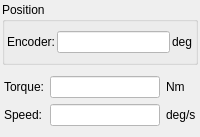
        <widget class="QWidget" name="pageIdle">
         <layout class="QVBoxLayout" name="verticalLayout_3">
          <property name="spacing">
           <number>2</number>
          </property>
          <property name="leftMargin">
           <number>2</number>
          </property>
          <property name="topMargin">
           <number>2</number>
          </property>
          <property name="rightMargin">
           <number>2</number>
          </property>
          <property name="bottomMargin">
           <number>2</number>
          </property>
          <item>
           <widget class="QGroupBox" name="groupBox_4">
            <property name="title">
             <string>Position</string>
            </property>
            <layout class="QVBoxLayout" name="verticalLayout_5">
             <property name="leftMargin">
              <number>2</number>
             </property>
             <property name="rightMargin">
              <number>2</number>
             </property>
             <item>
              <widget class="QWidget" name="widget_1" native="true">
               <layout class="QHBoxLayout" name="horizontalLayout_6">
                <property name="spacing">
                 <number>2</number>
                </property>
                <property name="leftMargin">
                 <number>0</number>
                </property>
                <property name="topMargin">
                 <number>0</number>
                </property>
                <property name="rightMargin">
                 <number>0</number>
                </property>
                <property name="bottomMargin">
                 <number>0</number>
                </property>
                <item>
                 <widget class="QLabel" name="label_7">
                  <property name="text">
                   <string>Encoder:</string>
                  </property>
                 </widget>
                </item>
                <item>
                 <widget class="QLineEdit" name="editIdleCurrentPos">
                  <property name="styleSheet">
                   <string notr="true">background-color: rgb(255, 255, 255);</string>
                  </property>
                  <property name="readOnly">
                   <bool>true</bool>
                  </property>
                 </widget>
                </item>
                <item>
                 <widget class="QLabel" name="label_8">
                  <property name="text">
                   <string>deg</string>
                  </property>
                 </widget>
                </item>
               </layout>
              </widget>
             </item>
            </layout>
           </widget>
          </item>
          <item>
           <widget class="QWidget" name="widget_2" native="true">
            <layout class="QGridLayout" name="gridLayout">
             <property name="leftMargin">
              <number>2</number>
             </property>
             <property name="rightMargin">
              <number>2</number>
             </property>
             <item row="0" column="0">
              <widget class="QLabel" name="label_5">
               <property name="text">
                <string>Torque:</string>
               </property>
              </widget>
             </item>
             <item row="0" column="1">
              <widget class="QLineEdit" name="editIdleTorque">
               <property name="maximumSize">
                <size>
                 <width>16777215</width>
                 <height>16777215</height>
                </size>
               </property>
               <property name="styleSheet">
                <string notr="true">background-color: rgb(255, 255, 255);</string>
               </property>
               <property name="readOnly">
                <bool>true</bool>
               </property>
              </widget>
             </item>
             <item row="0" column="2">
              <widget class="QLabel" name="label_6">
               <property name="text">
                <string>Nm</string>
               </property>
              </widget>
             </item>
             <item row="1" column="0">
              <widget class="QLabel" name="labelSpeed">
               <property name="text">
                <string>Speed:</string>
               </property>
              </widget>
             </item>
             <item row="1" column="1">
              <widget class="QLineEdit" name="editIdleSpeed">
               <property name="maximumSize">
                <size>
                 <width>16777215</width>
                 <height>16777215</height>
                </size>
               </property>
               <property name="styleSheet">
                <string notr="true">background-color: rgb(255, 255, 255);</string>
               </property>
               <property name="readOnly">
                <bool>true</bool>
               </property>
              </widget>
             </item>
             <item row="1" column="2">
              <widget class="QLabel" name="labelSpeed1">
               <property name="text">
                <string>deg/s</string>
               </property>
              </widget>
             </item>
            </layout>
           </widget>
          </item>
         </layout>
        </widget>
